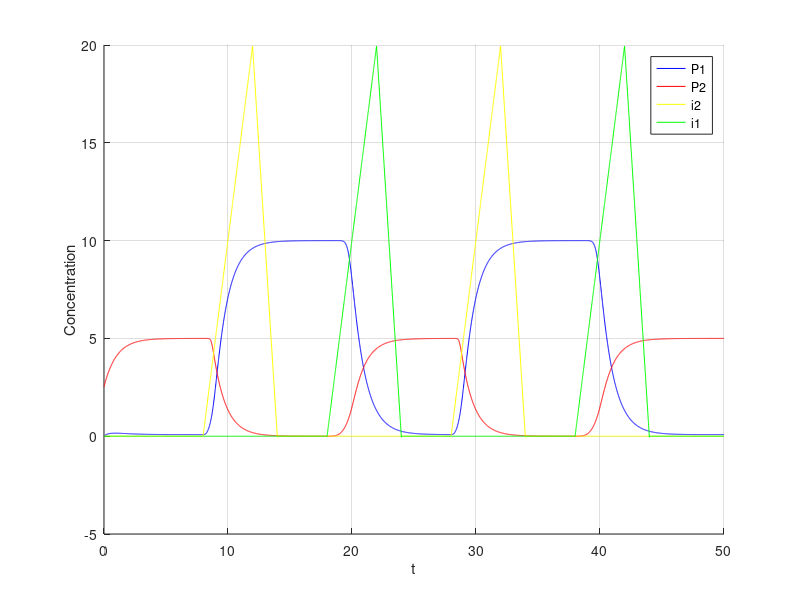

The MATLAB source for this figure:
clear;

dt=0.01; 
t=0:dt:50; 

%i = 1 ate 5000 

p1 = 0;
p2 = 2.5;

p1s = zeros(1, length(t));
p2s = zeros(1, length(t));

i1s = zeros(1, length(t));
i2s = zeros(1, length(t));

alpha1 = 10; alpha2 = 5;
beta = 3;
gama = 4;

p3 = 0;
p3s = zeros(1, length(t));

for i = 1:length(t)
     
   if (i> 800 && i <1200)
    i2s(i) = i2s(i-1)+0.05;
   endif
   
   if (i>= 1200 && i <1400)
    i2s(i) = i2s(i-1)-0.1;
   endif
   
   if (i>1800 && i <2200)
    i1s(i) = i1s(i-1)+0.05;
   endif
   
   if (i>= 2200 && i <2400)
    i1s(i) = i1s(i-1)-0.1;
   endif
   
   if (i>2800 && i <3200)
    i2s(i) = i2s(i-1)+0.05;
   endif
   
   if (i>= 3200 && i <3400)
    i2s(i) = i2s(i-1)-0.1;
   endif
   
   if (i>3800 && i <4200)
    i1s(i) = i1s(i-1)+0.05;
   endif
   
   if (i>= 4200 && i <4400)
    i1s(i) = i1s(i-1)-0.1;
   endif
   
   dpdt = (alpha1 / (1 + (p2 / (1 + i2s(i) ) ) ^ beta )) - p1;
  p1 = dpdt * dt + p1;
  p1s(i) = p1;
  
  dpdt = (alpha2 / (1 + (p1 / (1 + i1s(i)) ) ^ gama)) - p2;
  p2 = dpdt * dt + p2;
  p2s(i) = p2;

endfor

figure;
hold on;
grid on;
plot(t, p1s, 'b;P1;', t ,p2s, 'r;P2;', t , i2s, 'y;i2;', t ,i1s,'g;i1;');
xlabel('t');
ylabel('Concentration');